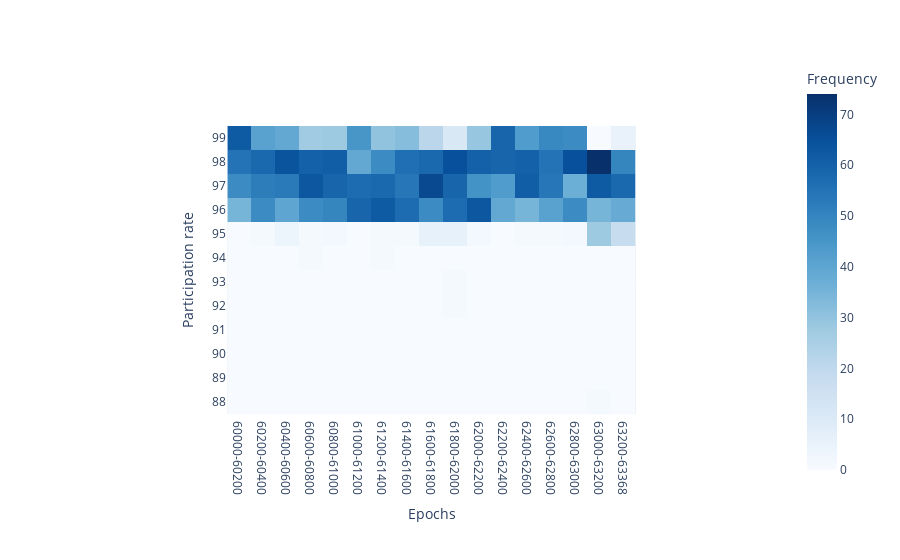

This figure's notebook cell:
### Code cell
bucket_size = 200
df["bucket"] = np.floor_divide(df["epoch"], bucket_size)
df["n_bxs"] = 1
bins = pd.IntervalIndex.from_tuples([(i,i+1) for i in range(int(min(df["global_participation_rate"])), 100)][::-1])
df["participation_bin"] = pd.cut(df["global_participation_rate"], bins)
df_bucket = df[["bucket", "participation_bin", "n_bxs"]].groupby(["bucket", "participation_bin"]).sum("n_bxs").reset_index()
epoch_names = df_bucket.bucket.apply(
    lambda bucket: f"{max(min(df['epoch']), bucket * bucket_size)}-{min(max(df['epoch']), (bucket + 1) * bucket_size)}"
)
df_bucket["epoch"] = epoch_names
df_bucket = df_bucket[["participation_bin", "n_bxs", "epoch"]].pivot(index="participation_bin", columns=["epoch"])

px.imshow(
    df_bucket.to_numpy(),
    labels=dict(x="Epochs", y="Participation rate", color="Frequency"),
    x = sorted(list(set(epoch_names))),
    y = [str(s) for s in np.flip(np.arange(int(min(df["global_participation_rate"])), 100))],
    color_continuous_scale='blues'
)

### Figure 1 — Plotly figure (JSON) as saved in the notebook; plotly's stock layout.template omitted (floating-point values rounded to 4 significant figures; data arrays with more than 128 entries replaced by an {"elided": "..."} marker saying what was removed)
{"data": [{"coloraxis": "coloraxis", "hovertemplate": "Epochs: %{x}<br>Participation rate: %{y}<br>Frequency: %{z}<extra></extra>", "name": "0", "type": "heatmap", "x": ["60000-60200", "60200-60400", "60400-60600", "60600-60800", "60800-61000", "61000-61200", "61200-61400", "61400-61600", "61600-61800", "61800-62000", "62000-62200", "62200-62400", "62400-62600", "62600-62800", "62800-63000", "63000-63200", "63200-63368"], "xaxis": "x", "y": ["99", "98", "97", "96", "95", "94", "93", "92", "91", "90", "89", "88"], "yaxis": "y", "z": {"elided": "12x17 int values"}}], "layout": {"autosize": true, "coloraxis": {"colorbar": {"title": {"text": "Frequency"}}, "colorscale": [[0, "rgb(247,251,255)"], [0.125, "rgb(222,235,247)"], [0.25, "rgb(198,219,239)"], [0.375, "rgb(158,202,225)"], [0.5, "rgb(107,174,214)"], [0.625, "rgb(66,146,198)"], [0.75, "rgb(33,113,181)"], [0.875, "rgb(8,81,156)"], [1, "rgb(8,48,107)"]]}, "margin": {"t": 60}, "xaxis": {"anchor": "y", "autorange": true, "constrain": "domain", "domain": [0.2096, 0.7904], "range": [-0.5, 16.5], "scaleanchor": "y", "title": {"text": "Epochs"}, "type": "category"}, "yaxis": {"anchor": "x", "autorange": true, "constrain": "domain", "domain": [0.001887, 0.9981], "range": [11.5, -0.5], "title": {"text": "Participation rate"}, "type": "category"}}}
